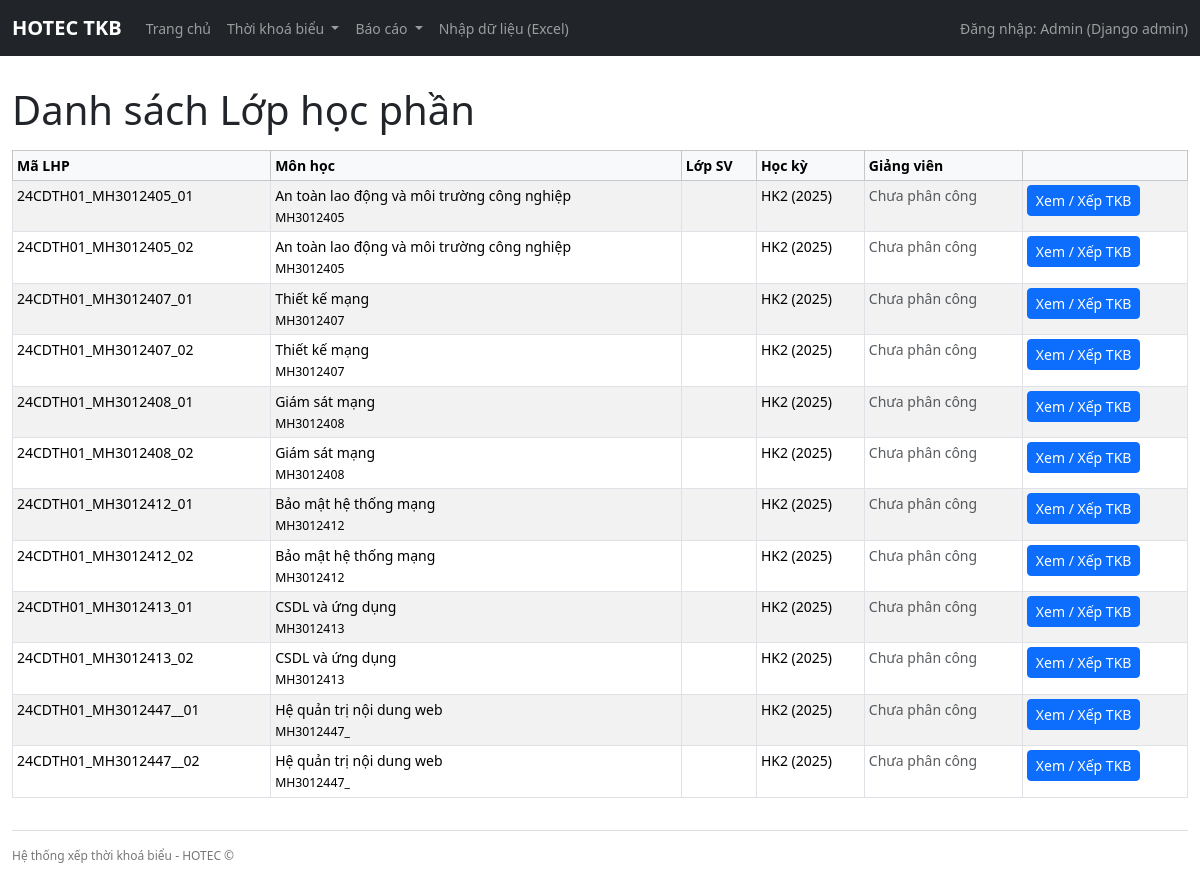
The app's page /timetable/sections/ with its own data.
### timetable/models.py (models this page shows, shortened)
class CourseSection(models.Model):
    subject = models.ForeignKey(Subject, on_delete=models.CASCADE, verbose_name="Môn học")
    semester = models.ForeignKey(Semester, on_delete=models.CASCADE, verbose_name="Học kỳ")
    code = models.CharField(max_length=50, verbose_name="Mã Lớp HP")
    classes = models.ManyToManyField(
        StudentClass, related_name="course_sections", verbose_name="Các Lớp sinh viên"
    )
    instructor = models.ForeignKey(
        Instructor, on_delete=models.SET_NULL, null=True, blank=True, verbose_name="Giảng viên chính"
    )
    planned_periods = models.FloatField(
        null=True, blank=True, verbose_name="Tổng số tiết của Lớp HP"
    )
    start_week = models.IntegerField(
        null=True, blank=True, verbose_name="Bắt đầu từ Tuần (nếu khác Tuần 1)"
    )
    week_count = models.IntegerField(
        null=True, blank=True, verbose_name="Số tuần dạy (nếu rút gọn)"
    )
    sessions_per_week = models.IntegerField(
        default=1, verbose_name="Số buổi/tuần dự kiến (để engine auto xếp)"
    )
    is_locked = models.BooleanField(
        default=False,
        verbose_name="Khoá Lớp HP (không tự động thay đổi khi chạy auto xếp TKB)",
    )
    note = models.CharField(max_length=255, blank=True, verbose_name="Ghi chú")
    class Meta:
        verbose_name_plural = "16. Lớp học phần"
        unique_together = ("semester", "code")

class Subject(models.Model):
    SUBJECT_TYPE_CHOICES = [
        ("TN", "Trắc nghiệm"),
        ("TL", "Tự luận"),
        ("TH", "Thực hành trên máy"),
        ("BC", "Báo cáo / Tiểu luận"),
        ("KHAC", "Khác"),
    ]
    code = models.CharField(max_length=20, unique=True, verbose_name="Mã Môn/Mô-đun")
    name = models.CharField(max_length=200, verbose_name="Tên Môn học/Mô-đun")
    major = models.ForeignKey(
        Major,
        on_delete=models.SET_NULL,
        null=True,
        blank=True,
        verbose_name="Ngành (nếu là môn chuyên ngành)"
    )
    managing_department = models.ForeignKey(
        Department,
        on_delete=models.CASCADE,
        null=True,
        blank=True,
        verbose_name="Khoa phụ trách"
    )
    subject_type = models.CharField(
        max_length=20, choices=SUBJECT_TYPE_CHOICES, verbose_name="Loại môn"
    )
    total_periods = models.FloatField(verbose_name="Tổng số Tiết/Giờ")
    max_class_size = models.IntegerField(default=35, verbose_name="Sĩ số tối đa/lớp HP")
    required_room_type = models.ForeignKey(
        RoomType,
        on_delete=models.SET_NULL,
        null=True,
        blank=True,
        verbose_name="Yêu cầu Loại phòng"
    )
    specialization_group = models.ForeignKey(
        SpecializationGroup,
        on_delete=models.SET_NULL,
        null=True,
        blank=True,
        verbose_name="Yêu cầu Nhóm chuyên môn"
    )
    is_external_managed = models.BooleanField(
        default=False,
        verbose_name="Môn do đơn vị khác xếp TKB (không xếp trong hệ thống này)"
    )
    exam_form = models.CharField(
        max_length=10,
        choices=SUBJECT_TYPE_CHOICES,
        default="TN",
        verbose_name="Hình thức thi chính",
    )
    has_separate_marking = models.BooleanField(
        default=False,
        verbose_name="Có chấm thi riêng (sau đợt thi)",
        help_text="Mặc định chỉ bật đối với các môn thực hành trên máy.",
    )
    semester_number = models.PositiveSmallIntegerField(
        null=True, blank=True,
        validators=[MinValueValidator(1), MaxValueValidator(5)],
        verbose_name="Học kỳ (số)",
        help_text="Nhập số học kỳ: 1, 2, 3, 4, 5"
    )
    class Meta:
        verbose_name_plural = "7. Quản lý Môn học"

class Semester(models.Model):
    academic_year = models.ForeignKey(
        AcademicYear, on_delete=models.CASCADE, verbose_name="Thuộc Năm học"
    )
    code = models.CharField(max_length=20, verbose_name="Mã Học kỳ")  # VD: HK1, HK2
    name = models.CharField(max_length=100, verbose_name="Tên hiển thị")
    start_date = models.DateField(verbose_name="Ngày bắt đầu (Tuần 1)",null=True, blank=True) #mới thêm blank với null
    weeks = models.IntegerField(default=15, verbose_name="Tổng số tuần (không tính tuần nghỉ)",null=True, blank=True) #mới thêm blank với null
    class Meta:
        unique_together = ("academic_year", "code")
        verbose_name_plural = "1.1 Cấu hình Học kỳ"
        ordering = ["start_date"]

class AcademicYear(models.Model):
    code = models.CharField(max_length=20, unique=True, verbose_name="Mã Năm học")
    note = models.TextField(blank=True, verbose_name="Ghi chú")
    class Meta:
        verbose_name_plural = "1. Quản lý Năm học"

### timetable/views.py (the view)
# urls.py: path("sections/", views.section_list, name="section_list"),
def section_list(request):
    qs = CourseSection.objects.select_related(
        "subject",
        "semester",
        "instructor",
    ).prefetch_related(
        "classes",
    )
    semester_id = request.GET.get("semester_id")
    department_id = request.GET.get("department_id")
    semester = None
    department = None
    if semester_id:
        qs = qs.filter(semester_id=semester_id)
        semester = Semester.objects.filter(id=semester_id).first()
    if department_id:
        qs = qs.filter(subject__managing_department_id=department_id)
        department = Department.objects.filter(id=department_id).first()
    qs = qs.order_by(
        "semester__academic_year__code",
        "semester__code",
        "code",
    )
    context = {
        "sections": qs,
        "semester": semester,
        "department": department,
        "semester_id": semester_id,
        "department_id": department_id,
    }
    return render(request, "timetable/section_list.html", context)

### timetable/templates/timetable/section_list.html (shortened to what this page needs)
{% extends "timetable/base.html" %}
{% block content %}
<h1 class="mt-3 mb-3">Danh sách Lớp học phần</h1>
<table class="table table-sm table-bordered table-striped">
  <thead class="table-light">
    <tr>
      <th>Mã LHP</th>
      <th>Môn học</th>
      <th>Lớp SV</th>
      <th>Học kỳ</th>
      <th>Giảng viên</th>
      <th></th>
    </tr>
  </thead>
  <tbody>
    {% for s in sections %}
      <tr>
        <td>{{ s.code }}</td>
        <td>
          {{ s.subject.name }}<br>
          <small>{{ s.subject.code }}</small>
        </td>
        <td>{{ s.student_class.code }}</td>
        <td>{{ s.semester.code }} ({{ s.semester.academic_year.code }})</td>
        <td>
          {% if s.instructor %}
            {{ s.instructor.name }}
          {% else %}
            <span class="text-muted">Chưa phân công</span>
          {% endif %}
        </td>
        <td>
          <a href="{% url 'timetable:section_schedule' s.id %}" class="btn btn-primary btn-sm">
            Xem / Xếp TKB
          </a>
        </td>
      </tr>
    {% empty %}
      <tr>
        <td colspan="6" class="text-center text-muted">
          Chưa có Lớp học phần nào.
        </td>
      </tr>
    {% endfor %}
  </tbody>
</table>
{% endblock %}

### timetable/templates/timetable/base.html (style rules this page uses)
body { padding-top: 70px; font-size: 14px; }

### records on screen
CourseSection: code "24CDTH01_MH3012405_01", subject.name "An toàn lao động và môi trường công nghiệp", subject.code "MH3012405", semester.code "HK2", semester.academic_year.code "2025", shows "Chưa phân công"
CourseSection: code "24CDTH01_MH3012405_02", subject.name "An toàn lao động và môi trường công nghiệp", subject.code "MH3012405", semester.code "HK2", semester.academic_year.code "2025", shows "Chưa phân công"
CourseSection: code "24CDTH01_MH3012407_01", subject.name "Thiết kế mạng", subject.code "MH3012407", semester.code "HK2", semester.academic_year.code "2025", shows "Chưa phân công"
CourseSection: code "24CDTH01_MH3012407_02", subject.name "Thiết kế mạng", subject.code "MH3012407", semester.code "HK2", semester.academic_year.code "2025", shows "Chưa phân công"
CourseSection: code "24CDTH01_MH3012408_01", subject.name "Giám sát mạng", subject.code "MH3012408", semester.code "HK2", semester.academic_year.code "2025", shows "Chưa phân công"
CourseSection: code "24CDTH01_MH3012408_02", subject.name "Giám sát mạng", subject.code "MH3012408", semester.code "HK2", semester.academic_year.code "2025", shows "Chưa phân công"
CourseSection: code "24CDTH01_MH3012412_01", subject.name "Bảo mật hệ thống mạng", subject.code "MH3012412", semester.code "HK2", semester.academic_year.code "2025", shows "Chưa phân công"
CourseSection: code "24CDTH01_MH3012412_02", subject.name "Bảo mật hệ thống mạng", subject.code "MH3012412", semester.code "HK2", semester.academic_year.code "2025", shows "Chưa phân công"
CourseSection: code "24CDTH01_MH3012413_01", subject.name "CSDL và ứng dụng", subject.code "MH3012413", semester.code "HK2", semester.academic_year.code "2025", shows "Chưa phân công"
CourseSection: code "24CDTH01_MH3012413_02", subject.name "CSDL và ứng dụng", subject.code "MH3012413", semester.code "HK2", semester.academic_year.code "2025", shows "Chưa phân công"
CourseSection: code "24CDTH01_MH3012447__01", subject.name "Hệ quản trị nội dung web", subject.code "MH3012447_", semester.code "HK2", semester.academic_year.code "2025", shows "Chưa phân công"
CourseSection: code "24CDTH01_MH3012447__02", subject.name "Hệ quản trị nội dung web", subject.code "MH3012447_", semester.code "HK2", semester.academic_year.code "2025", shows "Chưa phân công"
